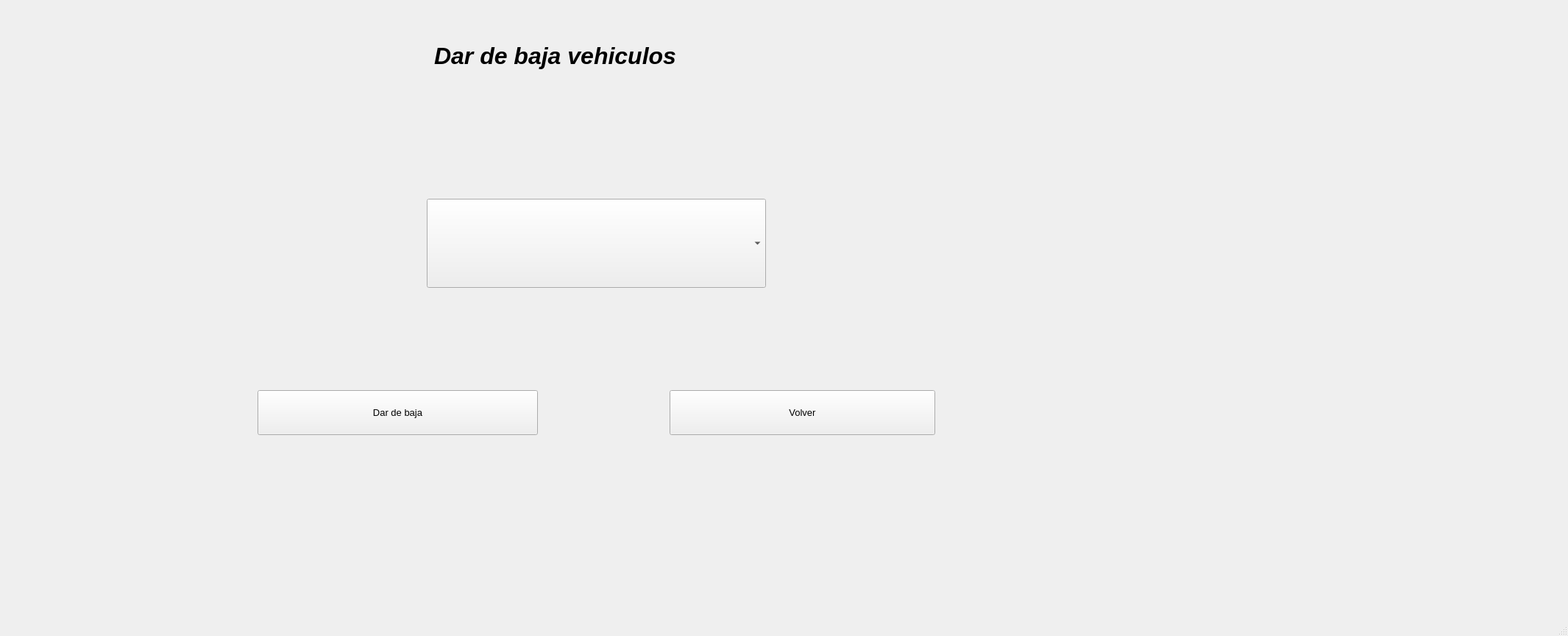
<?xml version="1.0" encoding="UTF-8"?>
<ui version="4.0">
 <class>MainWindow</class>
 <widget class="QMainWindow" name="MainWindow">
  <property name="geometry">
   <rect>
    <x>0</x>
    <y>0</y>
    <width>2131</width>
    <height>864</height>
   </rect>
  </property>
  <property name="windowTitle">
   <string>MainWindow</string>
  </property>
  <widget class="QWidget" name="centralwidget">
   <widget class="QLabel" name="lblTitulo">
    <property name="geometry">
     <rect>
      <x>590</x>
      <y>30</y>
      <width>461</width>
      <height>91</height>
     </rect>
    </property>
    <property name="font">
     <font>
      <family>Segoe UI</family>
      <pointsize>24</pointsize>
      <weight>75</weight>
      <italic>true</italic>
      <bold>true</bold>
     </font>
    </property>
    <property name="text">
     <string>Dar de baja vehiculos</string>
    </property>
   </widget>
   <widget class="QPushButton" name="btnDardeBaja">
    <property name="geometry">
     <rect>
      <x>350</x>
      <y>530</y>
      <width>381</width>
      <height>61</height>
     </rect>
    </property>
    <property name="font">
     <font>
      <family>Segoe UI</family>
      <pointsize>10</pointsize>
     </font>
    </property>
    <property name="text">
     <string>Dar de baja</string>
    </property>
   </widget>
   <widget class="QPushButton" name="btnVolver">
    <property name="geometry">
     <rect>
      <x>910</x>
      <y>530</y>
      <width>361</width>
      <height>61</height>
     </rect>
    </property>
    <property name="font">
     <font>
      <family>Segoe UI</family>
      <pointsize>10</pointsize>
     </font>
    </property>
    <property name="text">
     <string>Volver</string>
    </property>
   </widget>
   <widget class="QWidget" name="imagen" native="true">
    <property name="geometry">
     <rect>
      <x>1490</x>
      <y>80</y>
      <width>411</width>
      <height>651</height>
     </rect>
    </property>
   </widget>
   <widget class="QComboBox" name="comboVehiculos">
    <property name="geometry">
     <rect>
      <x>580</x>
      <y>270</y>
      <width>461</width>
      <height>121</height>
     </rect>
    </property>
    <property name="font">
     <font>
      <family>Segoe UI</family>
      <pointsize>12</pointsize>
     </font>
    </property>
   </widget>
  </widget>
  <widget class="QMenuBar" name="menubar">
   <property name="geometry">
    <rect>
     <x>0</x>
     <y>0</y>
     <width>2131</width>
     <height>26</height>
    </rect>
   </property>
  </widget>
  <widget class="QStatusBar" name="statusbar"/>
 </widget>
 <resources/>
 <connections/>
</ui>
